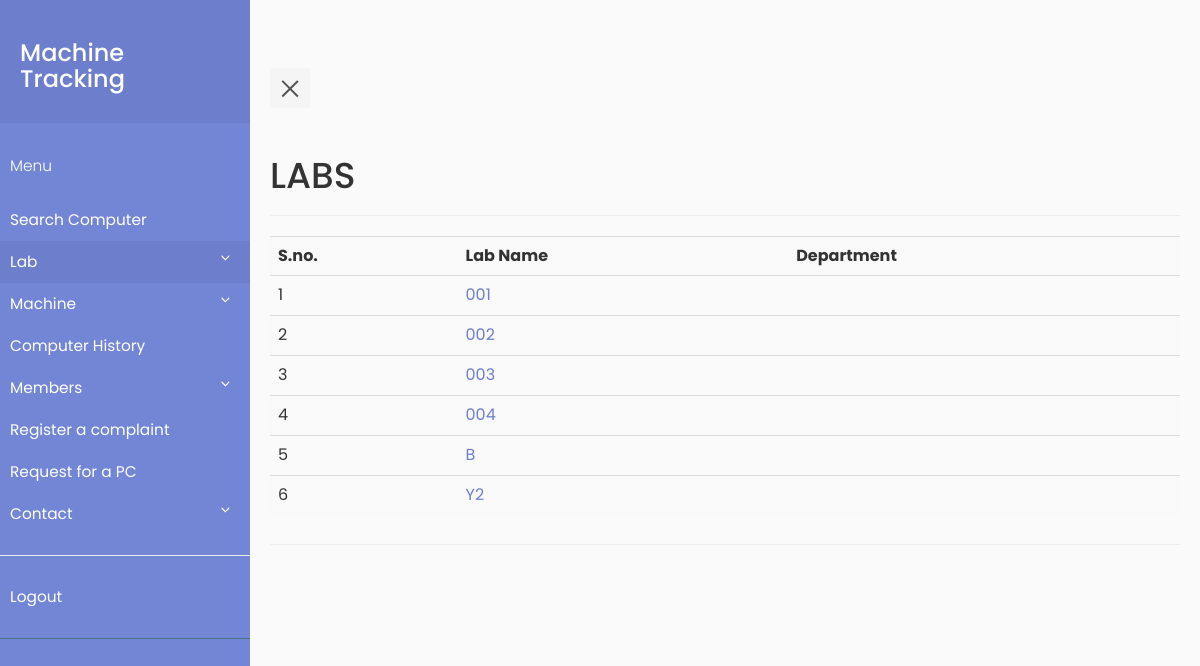
Page /viewlab.php (signed in) on the earlier database version.
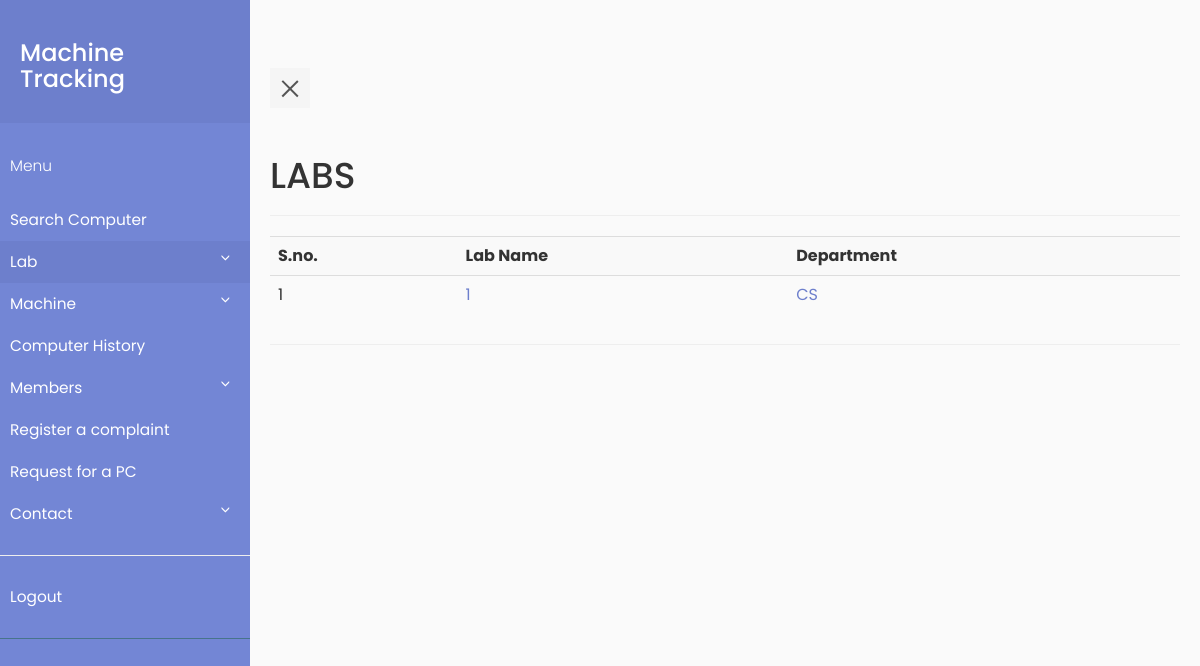
Same page on the later database version.
### tables this page shows
CREATE TABLE `lab` (
  `lab_id` int(11) NOT NULL,
  `name` varchar(20) DEFAULT NULL,
  `department` varchar(40) DEFAULT NULL
);

### viewlab.php (the view, shortened to what this page needs)
<?php
    require_once "pdo.php";
?>
<html>
<head>
    <link rel="stylesheet" type="text/css" href="https://maxcdn.bootstrapcdn.com/bootstrap/3.3.7/css/bootstrap.min.css" >
    <link rel="stylesheet" type="text/css" href="style5.css">
</head>
<body>
                  <div class="wrapper">
       <?php include "navbar.php" ;?>
    <div class="container-fluid row" id="container">
    <div class="page-header">
    <h1>LABS</h1>
    </div>
    <?php
        $stmtcnt = $pdo->query("SELECT COUNT(*) FROM lab");
        $row = $stmtcnt->fetch(PDO::FETCH_ASSOC);
        if($row['COUNT(*)']!=='0')
        {
            $i=1;
            $stmtread = $pdo->query("SELECT * FROM lab order by name");
            echo ("<table class=\"table table-striped\">
                <tr> <th>S.no.</th><th>Lab Name</th><th>Department</th> </tr>");
            while ( $row = $stmtread->fetch(PDO::FETCH_ASSOC) )
            {
                echo ("<tr>");
                echo ("<td>");
                echo($i);
                echo("</td>");
                echo ("<td>");
                echo ("<a class='link-black' href='viewpcbylab.php?lab=".$row['lab_id'])."'>";
                echo (htmlentities($row['name']));
                echo ("</a>");
                echo ("</td>");
                echo ("<td>");
                echo ("<a class='link-black' href='viewpcbydept.php?dept=".$row['department'])."'>";
                echo (htmlentities($row['department']));
                echo ("</a>");
                echo ("</td>");
                $i++;
            }
            echo('</table>');
        }
    ?>
    </div>
</div>
</body>
</html>

Differences in the rows shown:
removed lab: name "001"
removed lab: name "002"
removed lab: name "003"
removed lab: name "004"
removed lab: name "B"
removed lab: name "Y2"
added lab: name "1", department "CS"
